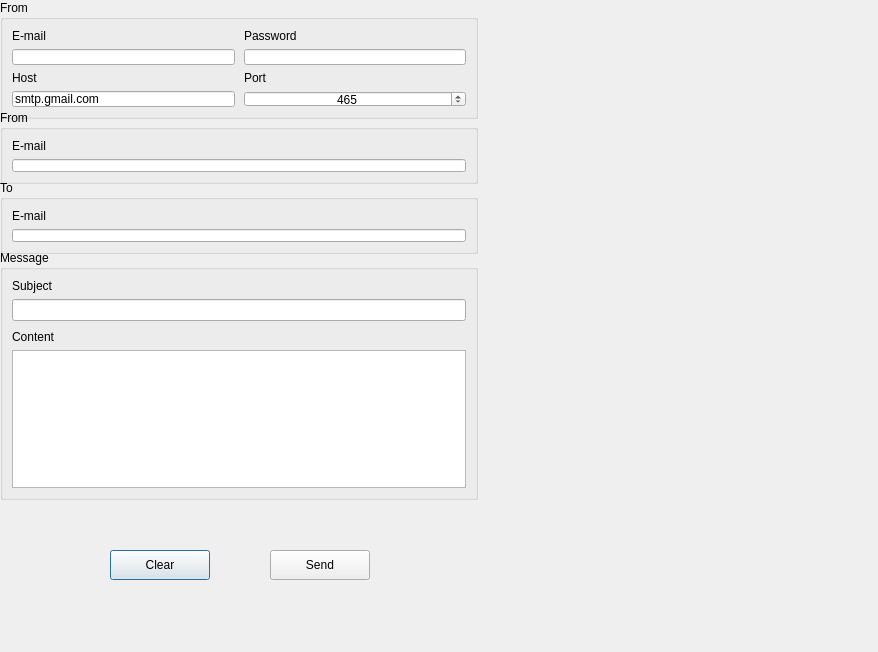
<?xml version="1.0" encoding="UTF-8"?>
<ui version="4.0">
 <class>email</class>
 <widget class="QDialog" name="email">
  <property name="geometry">
   <rect>
    <x>0</x>
    <y>0</y>
    <width>878</width>
    <height>652</height>
   </rect>
  </property>
  <property name="windowTitle">
   <string>Dialog</string>
  </property>
  <widget class="QGroupBox" name="groupBoxCredentials">
   <property name="geometry">
    <rect>
     <x>0</x>
     <y>0</y>
     <width>478</width>
     <height>119</height>
    </rect>
   </property>
   <property name="title">
    <string>From</string>
   </property>
   <layout class="QVBoxLayout" name="verticalLayout_2">
    <property name="spacing">
     <number>6</number>
    </property>
    <item>
     <layout class="QGridLayout" name="gridLayout">
      <property name="horizontalSpacing">
       <number>9</number>
      </property>
      <property name="verticalSpacing">
       <number>6</number>
      </property>
      <item row="3" column="1">
       <widget class="QLineEdit" name="lineEditHost">
        <property name="text">
         <string>smtp.gmail.com</string>
        </property>
       </widget>
      </item>
      <item row="0" column="1">
       <widget class="QLabel" name="labelEmailCredentials">
        <property name="text">
         <string>E-mail</string>
        </property>
       </widget>
      </item>
      <item row="3" column="3">
       <widget class="QSpinBox" name="spinBoxPort">
        <property name="minimumSize">
         <size>
          <width>50</width>
          <height>0</height>
         </size>
        </property>
        <property name="alignment">
         <set>Qt::AlignCenter</set>
        </property>
        <property name="maximum">
         <number>999999</number>
        </property>
        <property name="value">
         <number>465</number>
        </property>
       </widget>
      </item>
      <item row="1" column="3">
       <widget class="QLineEdit" name="lineEditPasswordCredentials">
        <property name="echoMode">
         <enum>QLineEdit::Password</enum>
        </property>
       </widget>
      </item>
      <item row="1" column="1">
       <widget class="QLineEdit" name="lineEditEmailCredentials"/>
      </item>
      <item row="2" column="1">
       <widget class="QLabel" name="labelHost">
        <property name="text">
         <string>Host</string>
        </property>
       </widget>
      </item>
      <item row="0" column="3">
       <widget class="QLabel" name="labelPasswordCredentials">
        <property name="text">
         <string>Password</string>
        </property>
       </widget>
      </item>
      <item row="2" column="3">
       <widget class="QLabel" name="labelPort">
        <property name="text">
         <string>Port</string>
        </property>
       </widget>
      </item>
     </layout>
    </item>
   </layout>
  </widget>
  <widget class="QWidget" name="layoutWidget">
   <property name="geometry">
    <rect>
     <x>110</x>
     <y>540</y>
     <width>260</width>
     <height>50</height>
    </rect>
   </property>
   <layout class="QHBoxLayout" name="horizontalLayout_5">
    <property name="spacing">
     <number>9</number>
    </property>
    <property name="topMargin">
     <number>10</number>
    </property>
    <property name="bottomMargin">
     <number>10</number>
    </property>
    <item>
     <widget class="QPushButton" name="pushButtonClear">
      <property name="minimumSize">
       <size>
        <width>100</width>
        <height>30</height>
       </size>
      </property>
      <property name="cursor">
       <cursorShape>PointingHandCursor</cursorShape>
      </property>
      <property name="text">
       <string>Clear</string>
      </property>
     </widget>
    </item>
    <item>
     <spacer name="horizontalSpacer">
      <property name="orientation">
       <enum>Qt::Horizontal</enum>
      </property>
      <property name="sizeHint" stdset="0">
       <size>
        <width>40</width>
        <height>20</height>
       </size>
      </property>
     </spacer>
    </item>
    <item>
     <widget class="QPushButton" name="pushButtonSend">
      <property name="minimumSize">
       <size>
        <width>100</width>
        <height>30</height>
       </size>
      </property>
      <property name="cursor">
       <cursorShape>PointingHandCursor</cursorShape>
      </property>
      <property name="text">
       <string>Send</string>
      </property>
     </widget>
    </item>
   </layout>
  </widget>
  <widget class="QGroupBox" name="groupBoxFrom">
   <property name="geometry">
    <rect>
     <x>0</x>
     <y>110</y>
     <width>478</width>
     <height>74</height>
    </rect>
   </property>
   <property name="title">
    <string>From</string>
   </property>
   <layout class="QVBoxLayout" name="verticalLayout_8">
    <item>
     <layout class="QVBoxLayout" name="verticalLayout_9">
      <property name="topMargin">
       <number>0</number>
      </property>
      <item>
       <widget class="QLabel" name="labelEmailFrom">
        <property name="text">
         <string>E-mail</string>
        </property>
       </widget>
      </item>
      <item>
       <widget class="QLineEdit" name="lineEditEmailFrom"/>
      </item>
     </layout>
    </item>
   </layout>
  </widget>
  <widget class="QGroupBox" name="groupBoxMessage">
   <property name="geometry">
    <rect>
     <x>0</x>
     <y>250</y>
     <width>478</width>
     <height>250</height>
    </rect>
   </property>
   <property name="title">
    <string>Message</string>
   </property>
   <layout class="QVBoxLayout" name="verticalLayout_4">
    <property name="spacing">
     <number>9</number>
    </property>
    <item>
     <layout class="QVBoxLayout" name="verticalLayout_6">
      <property name="spacing">
       <number>6</number>
      </property>
      <item>
       <widget class="QLabel" name="labelSubject">
        <property name="text">
         <string>Subject</string>
        </property>
       </widget>
      </item>
      <item>
       <widget class="QLineEdit" name="lineEditSubject"/>
      </item>
     </layout>
    </item>
    <item>
     <layout class="QVBoxLayout" name="verticalLayout_5">
      <property name="spacing">
       <number>6</number>
      </property>
      <item>
       <widget class="QLabel" name="labelContent">
        <property name="text">
         <string>Content</string>
        </property>
       </widget>
      </item>
      <item>
       <widget class="QTextEdit" name="textEditContent"/>
      </item>
     </layout>
    </item>
   </layout>
  </widget>
  <widget class="QGroupBox" name="groupBoxTo">
   <property name="geometry">
    <rect>
     <x>0</x>
     <y>180</y>
     <width>478</width>
     <height>74</height>
    </rect>
   </property>
   <property name="title">
    <string>To</string>
   </property>
   <layout class="QVBoxLayout" name="verticalLayout_3">
    <property name="spacing">
     <number>6</number>
    </property>
    <item>
     <layout class="QVBoxLayout" name="verticalLayout_7">
      <property name="spacing">
       <number>6</number>
      </property>
      <item>
       <widget class="QLabel" name="labelEmail">
        <property name="text">
         <string>E-mail</string>
        </property>
       </widget>
      </item>
      <item>
       <widget class="QLineEdit" name="lineEditEmailTo"/>
      </item>
     </layout>
    </item>
   </layout>
  </widget>
 </widget>
 <resources/>
 <connections/>
</ui>
